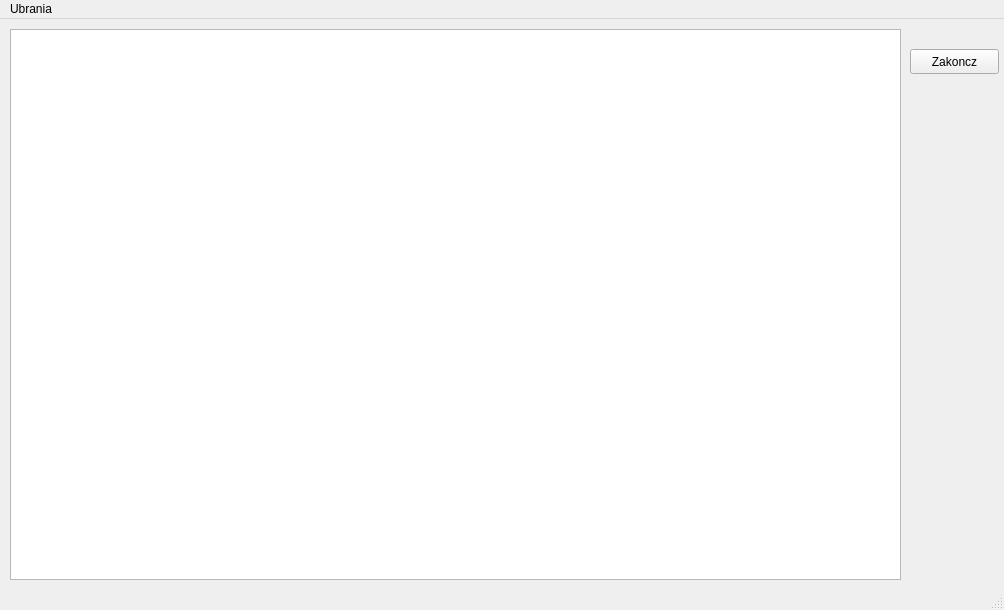
<?xml version="1.0" encoding="UTF-8"?>
<ui version="4.0">
 <class>MainWindow</class>
 <widget class="QMainWindow" name="MainWindow">
  <property name="geometry">
   <rect>
    <x>0</x>
    <y>0</y>
    <width>1004</width>
    <height>610</height>
   </rect>
  </property>
  <property name="windowTitle">
   <string>MainWindow</string>
  </property>
  <widget class="QWidget" name="centralwidget">
   <widget class="QListWidget" name="listWidget">
    <property name="geometry">
     <rect>
      <x>10</x>
      <y>10</y>
      <width>891</width>
      <height>551</height>
     </rect>
    </property>
   </widget>
   <widget class="QPushButton" name="pushButton">
    <property name="geometry">
     <rect>
      <x>910</x>
      <y>30</y>
      <width>89</width>
      <height>25</height>
     </rect>
    </property>
    <property name="text">
     <string>Zakoncz</string>
    </property>
   </widget>
  </widget>
  <widget class="QMenuBar" name="menubar">
   <property name="geometry">
    <rect>
     <x>0</x>
     <y>0</y>
     <width>1004</width>
     <height>22</height>
    </rect>
   </property>
   <widget class="QMenu" name="menuUbrania">
    <property name="title">
     <string>Ubrania</string>
    </property>
    <addaction name="actionDodaj_ubranie"/>
    <addaction name="actionPrzypisz_ubranie"/>
   </widget>
   <addaction name="menuUbrania"/>
  </widget>
  <widget class="QStatusBar" name="statusbar"/>
  <action name="actionDodaj_ubranie">
   <property name="text">
    <string>Dodaj ubranie</string>
   </property>
  </action>
  <action name="actionPrzypisz_ubranie">
   <property name="text">
    <string>Przypisz ubranie</string>
   </property>
  </action>
 </widget>
 <resources/>
 <connections/>
</ui>
